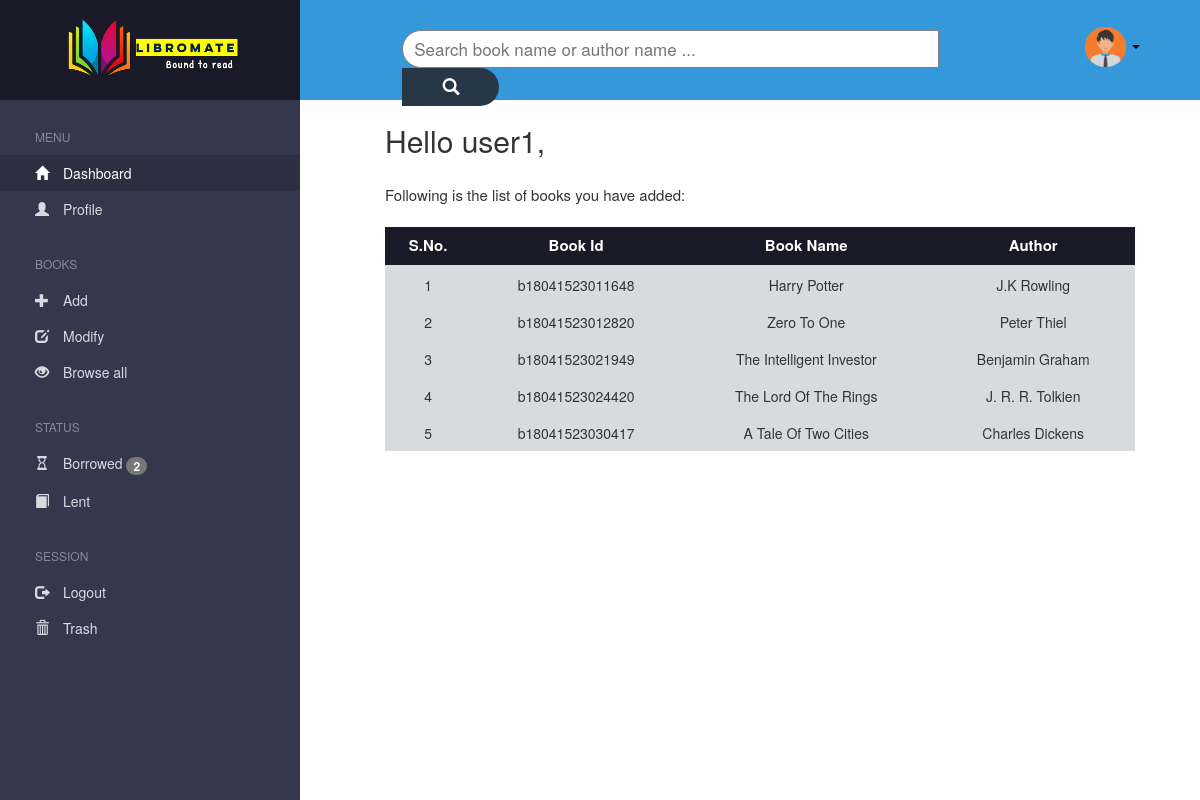
The page /dashboard.php (signed in) on the database its author committed.
### tables this page shows
CREATE TABLE `books` (
  `bid` varchar(15) NOT NULL,
  `bname` varchar(40) NOT NULL,
  `author` varchar(30) NOT NULL,
  `owner` varchar(15) NOT NULL,
  `trash` tinyint(1) DEFAULT '0',
  PRIMARY KEY (`bid`),
  KEY `owner` (`owner`),
  CONSTRAINT `books_ibfk_1` FOREIGN KEY (`owner`) REFERENCES `users` (`id`)
);

### count.php (called while the page is built, shortened)
<?php
    require_once('db_connect.php');
    $query = "select count(*) from requests where from_user='" . $_SESSION['user_id'] . "' and sn=1";
    $result = mysqli_query($link,$query);
    $row = mysqli_fetch_array($result);
    $borrow = $row['count(*)'];
?>

### dashboard.php (the view, shortened to what this page needs)
<?php
	include 'count.php';
?>
<!DOCTYPE html>
<html lang="en">
	<head>
	    <link rel="stylesheet" href="https://maxcdn.bootstrapcdn.com/bootstrap/3.3.7/css/bootstrap.min.css">
	    <link rel="stylesheet" type="text/css" href="CSS/style.css">
	</head>
	<body>
		<div class="container-fluid">
			<div class="row">
				<div class="col-md-3">
					<div class="row">
        				<div class="col-md-3" align="center" style="background-color:#1A1927;position:fixed">
        					<a href="dashboard.php"><img src="Images/logo.png" style="height:100px;"></a>
        				</div>
        				<div id="dashboard_left_col" style="padding-top:100px">
					        <ul>
								<br>
					            <p>MENU</p>
					            <li><a class="active" href="dashboard.php">
					                <span class="glyphicon glyphicon-home"></span>&emsp;Dashboard</a>
					            </li>
					            <li><a href="profile.php">
					                <span class="glyphicon glyphicon-user"></span>&emsp;Profile</a>
					            </li>
								<br>
					            <p>BOOKS</p>
					            <li><a href="add.php">
					                <span class="glyphicon glyphicon-plus"></span>&emsp;Add</a>
					            </li>
					            <li><a href="modify.php">
					                <span class="glyphicon glyphicon-edit"></span>&emsp;Modify</a>
					            </li>
								<li><a href="browse.php">
					                <span class="glyphicon glyphicon-eye-open"></span>&emsp;Browse all</a>
					            </li>
								<br>
								<p>STATUS</p>
					            <li><a href="borrow.php">
					            		<span class="glyphicon glyphicon-hourglass"></span>&emsp;Borrowed
									 	<?php
									 		if($borrow!=0) {
												echo "<span class='badge'>$borrow</span>";
									 		}
									 	?>
								 	</a>
					            </li>
					            <li><a href="lent.php">
					                	<span class="glyphicon glyphicon-book"></span>&emsp;Lent
									</a>
					            </li>
					            <br>
					            <p>SESSION</p>
					            <li><a href="logout.php">
					                <span class="glyphicon glyphicon-log-out"></span>&emsp;Logout</a>
					            </li>
					            <li><a href="trash.php">
					                <span class="glyphicon glyphicon-trash"></span>&emsp;Trash</a>
					            </li>
					        </ul>
					    </div>
					</div>
				</div>
				<div class="col-md-9">
				    <div class="row">
				        <div class="container-fluid" style="background-color: #3498DB;height: 100px">
				            <div class="topnav col-md-9">
				                <div class="search-container">
				                    <form action="search.php" method="post">
				                        <input type="text" placeholder=" Search book name or author name ..." name="search_input" size="55%">
				                        <button type="submit" name="search"><i class="glyphicon glyphicon-search"></i></button>
				                    </form>
				                </div>
				            </div>
				            <div class="col-md-2" id="nav_image">
				                <div class="dropdown">
				                    <a href="#" class="dropdown-toggle" data-toggle="dropdown" style="text-decoration: none">
				                        <img src="Images/geek_pic.png" alt="My Pic" style="width:35%;" >
				                    <span class="caret" style="color: black"></span>
				                    </a>
				                </div>
				            </div>
				        </div>
						<div class="container-fluid">
							<br>
					        <div style="font-size:30px;padding-left: 70px">Hello <?php echo htmlentities($_SESSION["user"]); ?>,</div>
							<div style="font-size:15px;padding-left: 70px">
					            <?php
					                require_once('db_connect.php');
					                $query = "select * from books b where b.trash='0' AND b.owner='".$_SESSION['user_id']."'";
					                $result = mysqli_query($link,$query);
					                if(mysqli_num_rows($result)==0)
					                    echo nl2br("\nOops !! you have not added any books recently");
					                else {
					                    echo nl2br("\nFollowing is the list of books you have added:");
					                }
					                echo nl2br("\n\n");
					            ?>
							</div>
							<div class="table-responsive" style="padding-left:70px;padding-right:50px;max-height:400px">
				                <table class="table">
				    				<thead id="thead">
				      					<tr>
					        				<th>S.No.</th>
					        				<th>Book Id</th>
					        				<th>Book Name</th>
					        				<th>Author</th>
				        				</tr>
				    				</thead>
									<tbody>
						                <?php
						                    $i=1;
							                while($row = mysqli_fetch_array($result)) {
								                echo "<tr>";
								                echo "<td>" . $i . "</td>";
								                echo "<td>" . $row["bid"] . "</td>";
								                echo "<td>" . $row["bname"] . "</td>";
								                echo "<td>" . $row["author"] . "</td>";
								                echo "</tr>";
								                ++$i;
							                }
						            	?>
									</tbody>
				                </table>
				            </div>
			        	</div>
				    </div>
				</div>
			</div>
		</div>
	</body>
</html>

### CSS/style.css (style rules this page uses)
#dashboard_left_col p { padding-left: 35px; padding-top:8px; color: #868899; font-size: 12px; }
#dashboard_left_col ul { list-style-type: none; margin: 0; padding: 0; width: 25%; background-color: #35374C; position: fixed; height: 100%; overflow: auto; font-size: 14px; }
#dashboard_left_col li a { display: block; color: #D6DBDF; padding: 8px 35px; text-decoration: none; }
#dashboard_left_col li a.active { background-color: #2D2E40; color: white; text-decoration: none; }
#nav_image { padding-top: 27px; text-align:center; }
.topnav { overflow: hidden; }
.topnav input[type=text] { padding: 6px; margin-top: 30px; font-size: 17px; border: 0.5px solid gray; border-radius:25px 0px 0px 25px; }
.topnav .search-container button { padding: 6.5px 40px; background: #273746; font-size: 17px; border-radius:0px 25px 25px 0px; border: none; cursor: pointer; color: white; }
.table-responsive { max-height: 450px; }
.table { background-color: #D7DBDD; }
thead { background-color: #1A1927; color: white; }
tbody { overflow:auto; }
th { font-size: 15px; text-align: center; vertical-align: middle; }
td { font-size: 14px; text-align: center; vertical-align: middle; }

### rows shown on the page
books: bid "b18041523011648", bname "Harry Potter", author "J.K Rowling"
books: bid "b18041523012820", bname "Zero To One", author "Peter Thiel"
books: bid "b18041523021949", bname "The Intelligent Investor", author "Benjamin Graham"
books: bid "b18041523024420", bname "The Lord Of The Rings", author "J. R. R. Tolkien"
books: bid "b18041523030417", bname "A Tale Of Two Cities", author "Charles Dickens"

### other values the page prints
$borrow "2"
$_SESSION["user"] "user1"
